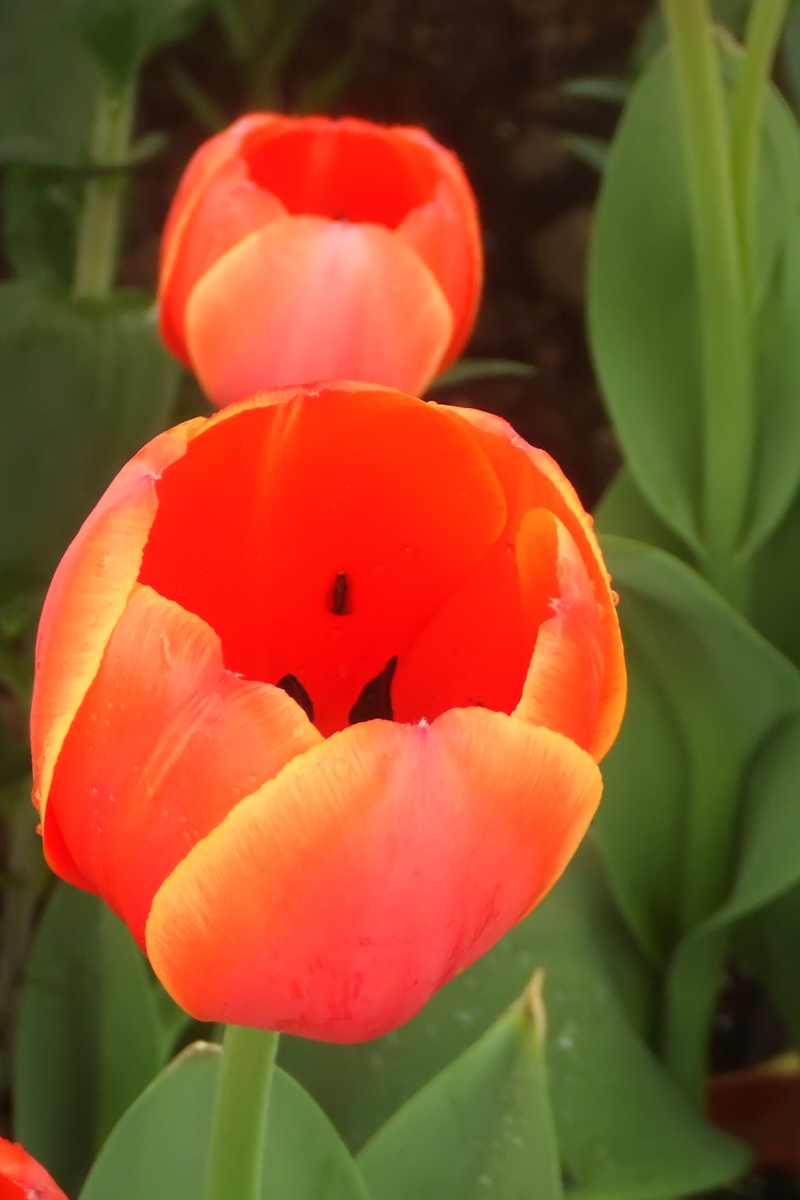
%> input picture src/img/tulips.bmp, 800 x 1200 px
$ octave main_detail_enhancement.m   (GNU Octave 9; MATLAB toolbox functions it lacks are replaced by stand-ins)
%> lines starting %> are read from the running program, lines starting %| are printed output that depends on the picture
%> further down, I is the input picture: size 1200x800x3 uint8; mean R, G, B 143, 81.6, 40.6
### src/FullDetailEnhancement.m
function X_enhanced = FullDetailEnhancement(X, r, lambda, theta)
%> called with r = 16, lambda = 0.00781, theta = 4
% full detail enhancment
% X:    img in, double
% r:    window radius (for wgif)
% lambda:   regularization parameter (for wgif)
% theta:    amplify factor

[hei, wid, channels] = size(X);

Z = zeros(hei, wid, channels);
for c = 1:channels
    Z(:,:,c) = WeightedGuidedImageFilter(X(:,:,c), X(:,:,c), r, lambda);
end
%> this loop made 3 passes
%> pass 1, in boxfilter (call 3), `imCum = cumsum(imSrc, 1);`:
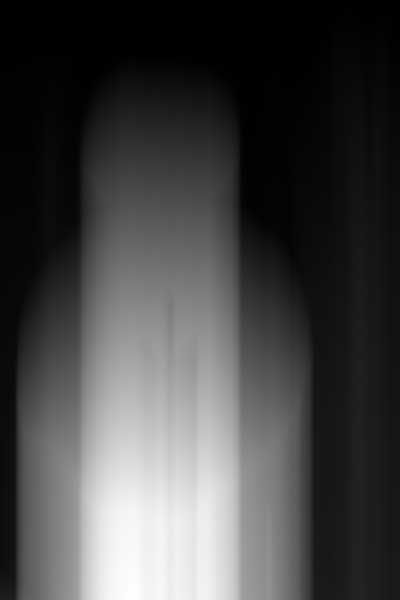
%> imCum: size 1200x800 double (shown at 1/2 size); min 0.0246, max 946.2, mean 259.3; drawn with min black and max white

X_enhanced = (X-Z) * theta + Z;
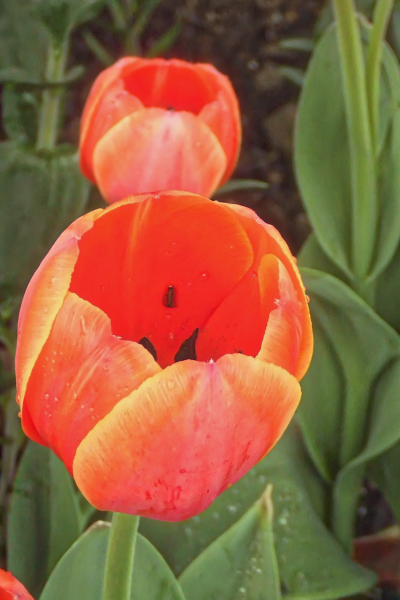
%> X_enhanced: size 1200x800x3 double (shown at 1/2 size); mean R, G, B 0.561, 0.32, 0.159; mean of the top-left, top-right, bottom-left and bottom-right quarters 0.349, 0.293, 0.416, 0.328; drawn with min black and max white
end

### src/EdgeAwareWeighting.m
function gamma = EdgeAwareWeighting(G)
% Eqn(5) in the paper
% G:    guidance image, must be a gray-scale image
% gamma:  weighting result

% L = 1; % dynamic range
L = max(max(G)) - min(min(G));
eps = (0.001*L)^2;
r = 1; % 눗왯곕쓺(x-r:x+r, y-r:y+r)

[hei, wid] = size(G);
N = boxfilter(ones(hei, wid), r);

mean_G = boxfilter(G, r) ./ N;
mean_GG = boxfilter(G.*G, r) ./ N;
var_G = mean_GG - mean_G .* mean_G;     % variance

% Eqn(5)
var_G1 = var_G + eps;
var_G1_sum = sum(sum(1./var_G1));
gamma0 = var_G1 * var_G1_sum /hei/wid;

gamma = imgaussfilt(gamma0, 2);

end

### src/boxfilter.m
function imDst = boxfilter(imSrc, r)

%   BOXFILTER   O(1) time box filtering using cumulative sum
%
%   - Definition imDst(x, y)=sum(sum(imSrc(x-r:x+r,y-r:y+r)));
%   - Running time independent of r;
%   - Equivalent to the function: colfilt(imSrc, [2*r+1, 2*r+1], 'sliding', @sum);
%   - But much faster.

[hei, wid] = size(imSrc);
imDst = zeros(size(imSrc));

%cumulative sum over Y axis
imCum = cumsum(imSrc, 1);
%difference over Y axis
imDst(1:r+1, :) = imCum(1+r:2*r+1, :);
imDst(r+2:hei-r, :) = imCum(2*r+2:hei, :) - imCum(1:hei-2*r-1, :);
imDst(hei-r+1:hei, :) = repmat(imCum(hei, :), [r, 1]) - imCum(hei-2*r:hei-r-1, :);

%cumulative sum over X axis
imCum = cumsum(imDst, 2);
%difference over Y axis
imDst(:, 1:r+1) = imCum(:, 1+r:2*r+1);
imDst(:, r+2:wid-r) = imCum(:, 2*r+2:wid) - imCum(:, 1:wid-2*r-1);
imDst(:, wid-r+1:wid) = repmat(imCum(:, wid), [1, r]) - imCum(:, wid-2*r:wid-r-1);
end

### src/WeightedGuidedImageFilter.m
function Z = WeightedGuidedImageFilter(X, G, r, lambda, gamma)
% X:        input image, must be a gray-scale image
% G:        guidance image, must be a gray-scale image
% r:        window radius
% lambda:   regularization parameter
% gamma:    selective
% Z:        filter output

if(exist('gamma_G', 'var') ~= 1)
    gamma = EdgeAwareWeighting(G);
end

[hei, wid] = size(X);
N = boxfilter(ones(hei, wid), r);

GX = G .* X;
mean_GX = boxfilter(GX, r) ./ N;
mean_X = boxfilter(X, r) ./ N;
mean_G = boxfilter(G, r) ./ N;

mean_GG = boxfilter(G.*G, r) ./ N;
var_G = mean_GG - mean_G .* mean_G;

a = (mean_GX - mean_G.*mean_X) ./ (var_G + lambda./gamma);
b = mean_X - a .* mean_G;

mean_a = boxfilter(a, r) ./ N;
mean_b = boxfilter(b, r) ./ N;

Z = mean_a .* G + mean_b;       % Eqn(9) in the paper

end

### src/SelectiveDetailEnhancement.m
function X_enhanced = SelectiveDetailEnhancement(X, r, lambda, theta)
%> called with r = 16, lambda = 0.00781, theta = 4
% selective detail enhancment
% X:    img in, double
% r:    window radius (for wgif)
% lambda:   regularization parameter (for wgif)
% theta:    amplify factor

addpath('detail_enhancement');

[hei, wid, channels] = size(X);
r2 = floor(min(hei, wid) / 3);

Z = zeros(size(X));
gamma = zeros(size(X));
eta = zeros(size(X));
for a = 1:channels
    gamma(:,:,a) = EdgeAwareWeighting(X(:,:,a));
    gamma1 = gamma(:,:,a) / max(max(gamma(:,:,a)));     % 归一化
    gamma_bw = AdaptiveThreshold(gamma1, r2, 4);        % 局部自适应二值化
    eta(:,:,a) = gamma1 .* ~gamma_bw + gamma_bw;        % 削峰
    Z(:,:,a) = WeightedGuidedImageFilter(X(:,:,a), X(:,:,a), r, lambda, gamma(:,:,a));     % 图像平滑
end
%> this loop made 3 passes
%> pass 1, in EdgeAwareWeighting (call 4), `var_G = mean_GG - mean_G .* mean_G;`:
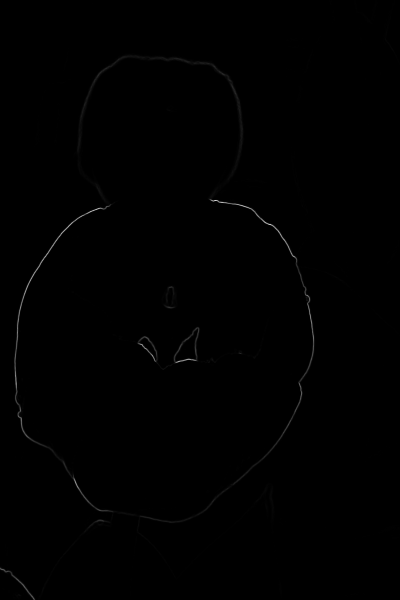
%> var_G: size 1200x800 double (shown at 1/2 size); min -8.33e-14, max 0.0747, mean 0.000198; drawn with min black and max white

X_enhanced = (X - Z) .* eta * theta + X;

end

%% ------------
% [44 lines of commented-out code are left out]


figure();
subplot(121);   imshow(gamma);     title('gamma');
subplot(122);   imhist(uint8(gamma*255));   title('histgram of gamma');

X_enhanced = X_detail * 4;
X_enhanced2 = X_detail .* gamma * 4;

figure('Name', 'WGIF');
imshow([X,Z]);
figure('Name', 'WGIF selective detail enhancement');
imshow([X_enhanced,X_enhanced2]);
%}

### src/AdaptiveThreshold.m
% 局部自适应二值化
function img_bin = AdaptiveThreshold(img_in, r, percent)
% [8 lines of commented-out code are left out]

[hei, wid] = size(img_in);
img_inter = boxfilter(img_in, r);
N = boxfilter(ones(hei,wid), r);
img_mean = img_inter ./ N;

img_bin0 = img_in - img_mean*percent;
img_bin = im2bw(img_bin0, 0);

% figure('Name', 'img_in --- img_bin'); imshow([img_in,img_bin]); title(['r=', num2str(r), ',percent=', num2str(percent)]);
end

### src/main_detail_enhancement.m
%% selective detail enhancement v.s full detail enhancement

I = imread('.\img\tulips.bmp');
% I = imread('.\img\sky.jpg');
% I = imread('.\img\bird.jpg');
% Ig = rgb2gray(I);
X = double(I)/255;

r = 16;
lambda = 1/128;
theta = 4;

X_full = FullDetailEnhancement(X, r, lambda, theta);
X_selective = SelectiveDetailEnhancement(X, r, lambda, theta);

figure('Name', 'in --- full --- selective');
imshow([X,X_full, X_selective]);
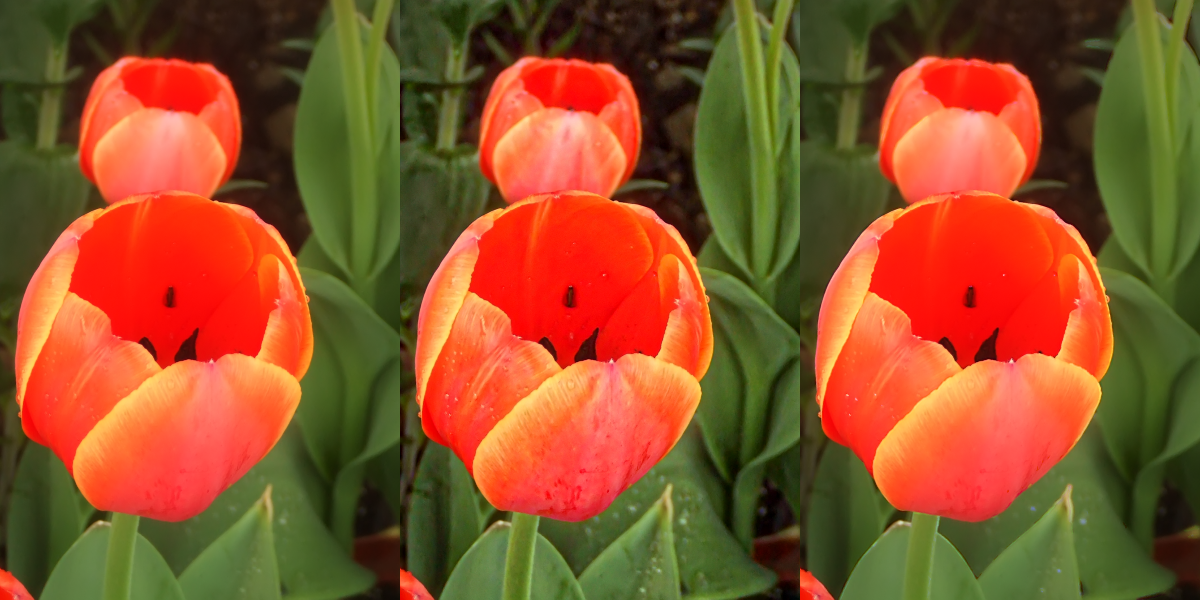
%> displayed picture: size 1200x2400x3, on the screen's scale of 0 to 255 (shown at 1/2 size); mean R, G, B 142.8, 81.7, 40.7

$ run again, with src/img/sky.jpg saved as src/img/tulips.bmp
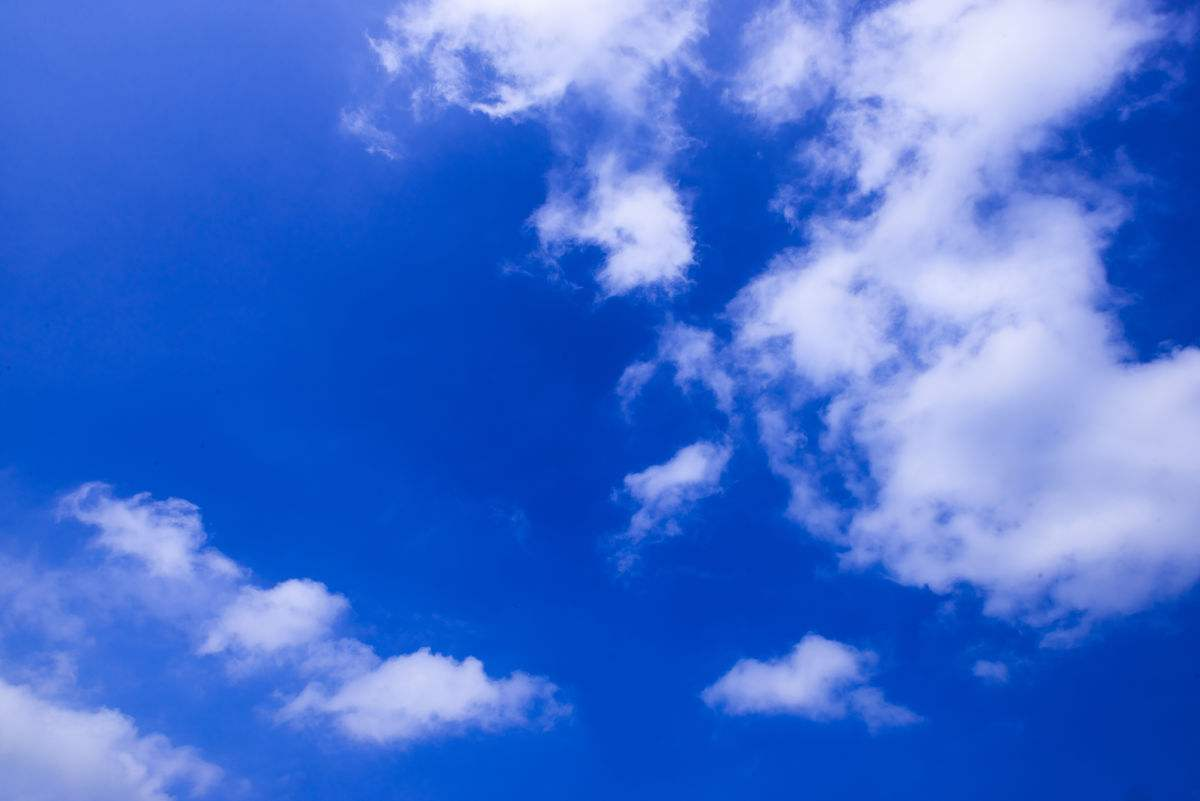
%> input picture src/img/sky.jpg, 1200 x 801 px
%> I is the input picture: size 801x1200x3 uint8; mean R, G, B 66.1, 112.4, 210.7
%> the loop in FullDetailEnhancement, `for c = 1:channels` made 3 passes
%> the loop in SelectiveDetailEnhancement, `for a = 1:channels` made 3 passes
%> pass 1, in EdgeAwareWeighting (call 4), `var_G = mean_GG - mean_G .* mean_G;`:
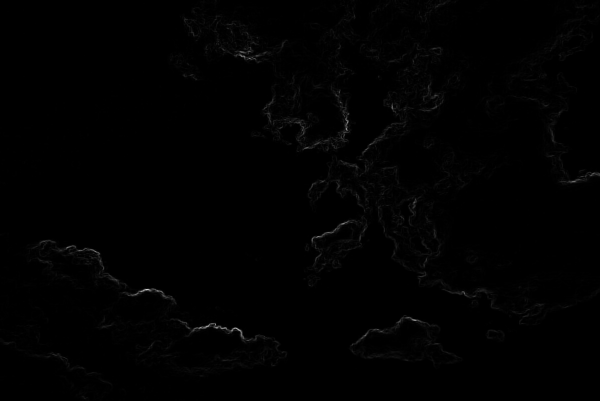
%> var_G: size 801x1200 double (shown at 1/2 size); min -9.02e-14, max 0.0231, mean 0.000137; drawn with min black and max white
%> `imshow([X,X_full, X_selective]);`:
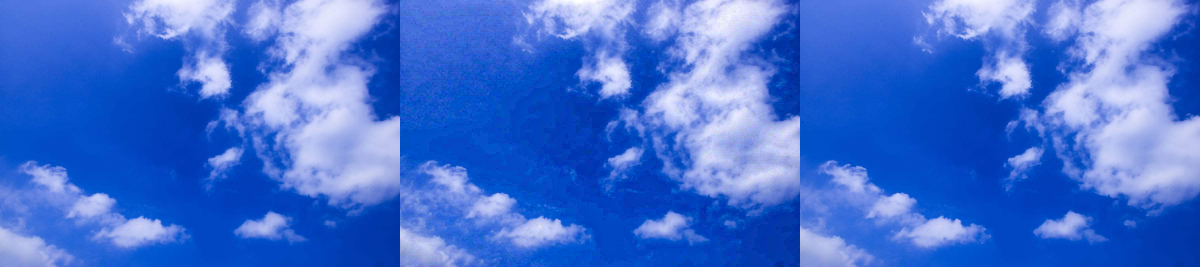
%> displayed picture: size 801x3600x3, on the screen's scale of 0 to 255 (shown at 1/3 size); mean R, G, B 66.3, 112.4, 210.7

$ run again, with src/img/bird.jpg saved as src/img/tulips.bmp
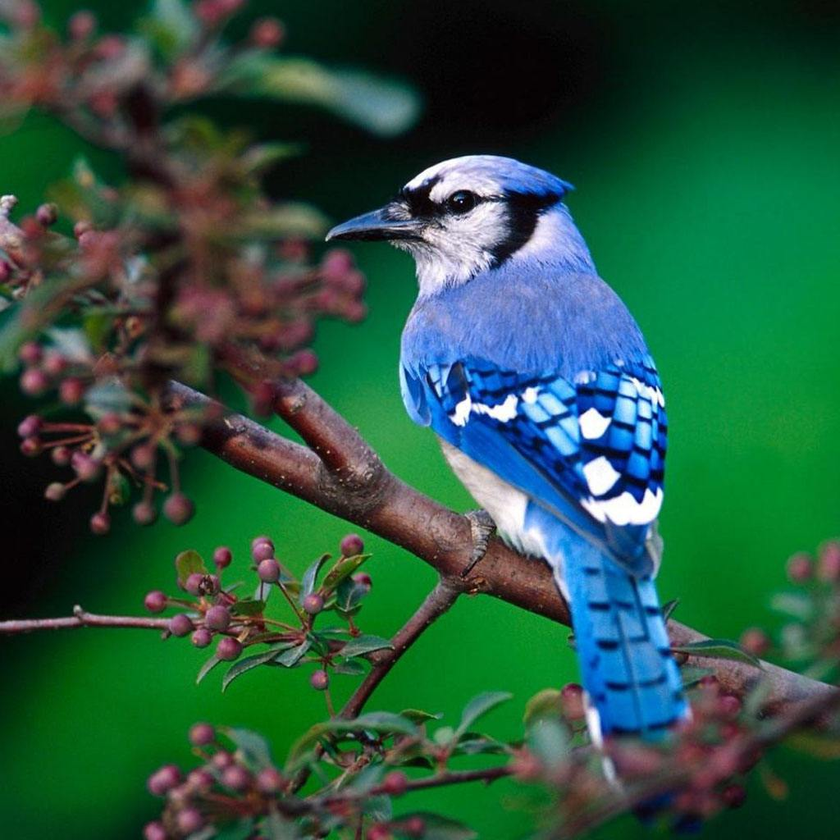
%> input picture src/img/bird.jpg, 840 x 840 px, shrunk from 1024 x 1024 before the run
%> I is the input picture: size 840x840x3 uint8; mean R, G, B 42.1, 86.3, 65.6
%> the loop in FullDetailEnhancement, `for c = 1:channels` made 3 passes
%> the loop in SelectiveDetailEnhancement, `for a = 1:channels` made 3 passes
%> pass 1, in EdgeAwareWeighting (call 4), `var_G = mean_GG - mean_G .* mean_G;`:
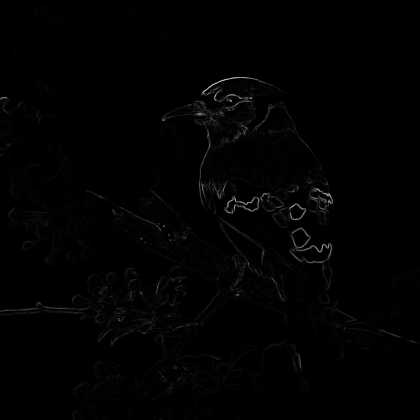
%> var_G: size 840x840 double (shown at 1/2 size); min -1.44e-14, max 0.118, mean 0.000959; drawn with min black and max white
%> `imshow([X,X_full, X_selective]);`:
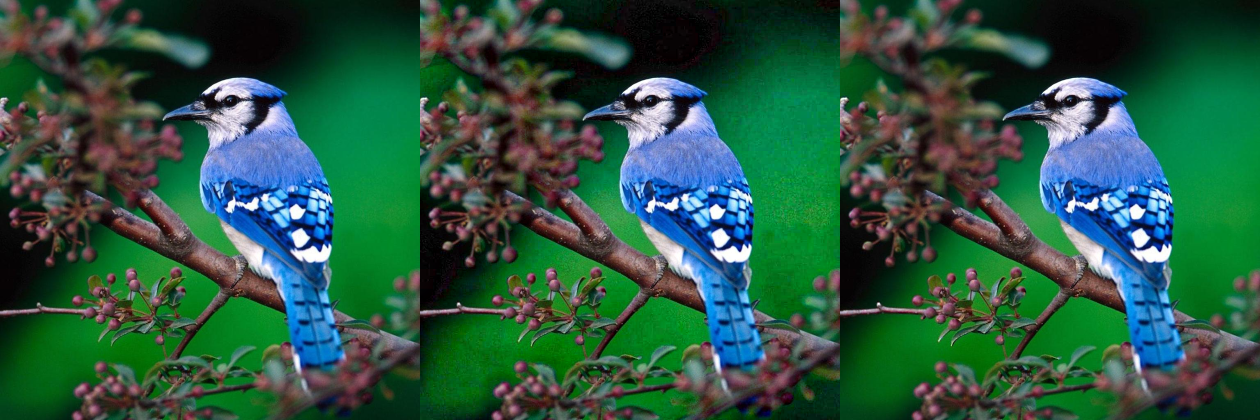
%> displayed picture: size 840x2520x3, on the screen's scale of 0 to 255 (shown at 1/2 size); mean R, G, B 42.4, 86.3, 65.6
